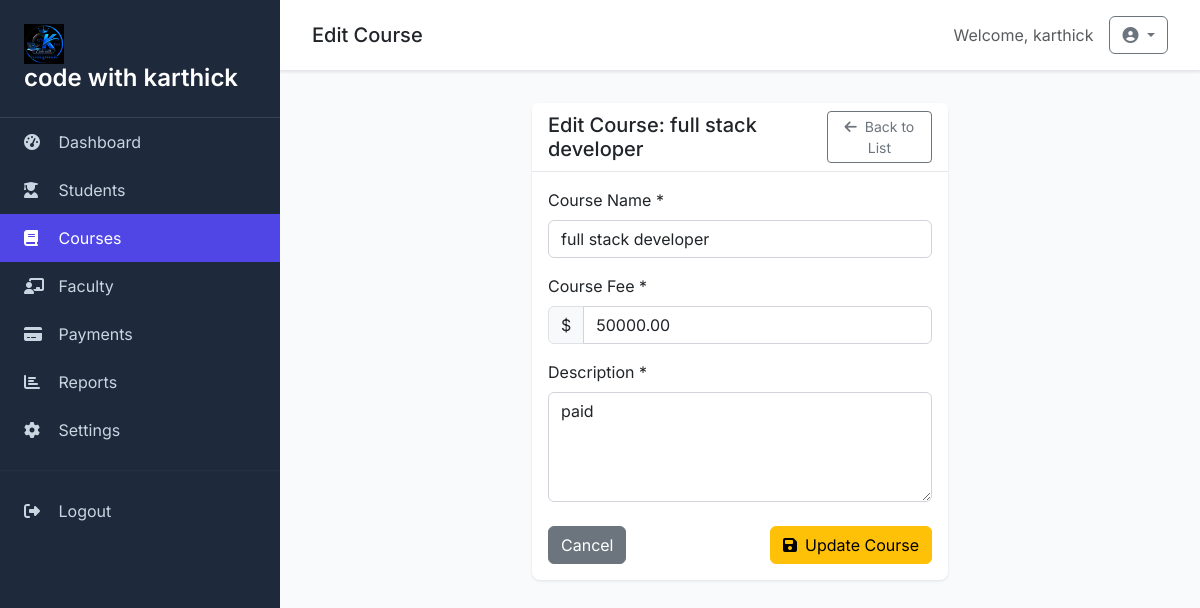
The app's page /courses/1/update/ (signed in) with its own data.
### myapp/models.py (models this page shows, shortened)
class SiteSetting(models.Model):
    site_name = models.CharField(max_length=200, default='Student Management System')
    logo = models.ImageField(upload_to='logos/', blank=True, null=True)
    footer_text = models.TextField(blank=True, null=True)
    created_at = models.DateTimeField(auto_now_add=True)
    updated_at = models.DateTimeField(auto_now=True)
    class Meta:
        verbose_name = 'Site Setting'
        verbose_name_plural = 'Site Settings'

class Course(models.Model):
    name = models.CharField(max_length=100)
    fee = models.DecimalField(max_digits=10, decimal_places=2)
    description = models.TextField()

### myapp/views.py (the view, shortened to what this page needs)
# urls.py: path('courses/<int:pk>/update/', views.course_update, name='course_update'),
@login_required
def course_update(request, pk):
    course = get_object_or_404(Course, pk=pk)
    settings = SiteSetting.objects.first()
    return render(request, "course/update.html", {
        "course": course,
        "settings": settings
    })

### templates/course/update.html (shortened to what this page needs)
{% extends 'base.html' %}
{% block page_title %}Edit Course{% endblock %}
{% block content %}
<div class="row">
    <div class="col-lg-6 mx-auto">
        <div class="card">
            <div class="card-header d-flex justify-content-between align-items-center">
                <h5 class="mb-0">Edit Course: {{ course.name }}</h5>
                <a href="{% url 'course_list' %}" class="btn btn-outline-secondary btn-sm">
                    <i class="fas fa-arrow-left me-2"></i>Back to List
                </a>
            </div>
            <div class="card-body">
                <form method="post">
                    <div class="mb-3">
                        <label for="name" class="form-label">Course Name *</label>
                        <input type="text" class="form-control" id="name" name="name"
                               value="{{ course.name }}" required>
                    </div>
                    <div class="mb-3">
                        <label for="fee" class="form-label">Course Fee *</label>
                        <div class="input-group">
                            <span class="input-group-text">$</span>
                            <input type="number" class="form-control" id="fee" name="fee" step="0.01"
                                   min="0" value="{{ course.fee }}" required>
                        </div>
                    </div>
                    <div class="mb-4">
                        <label for="description" class="form-label">Description *</label>
                        <textarea class="form-control" id="description" name="description" rows="4"
                                  required>{{ course.description }}</textarea>
                    </div>
                    <div class="d-flex justify-content-between">
                        <a href="{% url 'course_list' %}" class="btn btn-secondary">Cancel</a>
                        <button type="submit" class="btn btn-warning">
                            <i class="fas fa-save me-2"></i>Update Course
                        </button>
                    </div>
                </form>
            </div>
        </div>
    </div>
</div>
{% endblock %}

### templates/base.html (shortened to what this page needs)
<!DOCTYPE html>
{% load static %}
<html lang="en">
<head>
    <link href="https://cdn.jsdelivr.net/npm/bootstrap@5.3.0/dist/css/bootstrap.min.css" rel="stylesheet">
    <link href="https://cdnjs.cloudflare.com/ajax/libs/font-awesome/6.4.0/css/all.min.css" rel="stylesheet">
</head>
<body>
    <div class="sidebar">
        <div class="sidebar-brand">
            {% if settings.logo %}
                <img src="{{ settings.logo.url }}" alt="Logo" height="40" class="me-2">
            {% endif %}
            <h4>{{ settings.site_name|default:'SMS' }}</h4>
        </div>
        <nav class="nav flex-column">
            <a class="nav-link {% if request.resolver_match.url_name == 'dashboard' %}active{% endif %}" href="{% url 'dashboard' %}">
                <i class="fas fa-tachometer-alt"></i> Dashboard
            </a>
            <a class="nav-link {% if 'student' in request.resolver_match.url_name %}active{% endif %}" href="{% url 'student_list' %}">
                <i class="fas fa-user-graduate"></i> Students
            </a>
            <a class="nav-link {% if 'course' in request.resolver_match.url_name %}active{% endif %}" href="{% url 'course_list' %}">
                <i class="fas fa-book"></i> Courses
            </a>
            <a class="nav-link {% if 'faculty' in request.resolver_match.url_name %}active{% endif %}" href="{% url 'faculty_list' %}">
                <i class="fas fa-chalkboard-teacher"></i> Faculty
            </a>
            <a class="nav-link {% if 'payment' in request.resolver_match.url_name %}active{% endif %}" href="{% url 'payment_list' %}">
                <i class="fas fa-credit-card"></i> Payments
            </a>
            <a class="nav-link {% if request.resolver_match.url_name == 'reports' %}active{% endif %}" href="{% url 'reports' %}">
                <i class="fas fa-chart-bar"></i> Reports
            </a>
            <a class="nav-link {% if request.resolver_match.url_name == 'settings' %}active{% endif %}" href="{% url 'settings' %}">
                <i class="fas fa-cog"></i> Settings
            </a>
            <hr class="my-3" style="border-color: #374151;">
            <a class="nav-link" href="{% url 'logout' %}">
                <i class="fas fa-sign-out-alt"></i> Logout
            </a>
        </nav>
    </div>
    <div class="main-content">
        <div class="topbar d-flex justify-content-between align-items-center">
            <h5 class="mb-0">{% block page_title %}Dashboard{% endblock %}</h5>
            <div class="d-flex align-items-center">
                <span class="text-muted me-3">Welcome, {{ user.get_full_name|default:user.username }}</span>
                <div class="dropdown">
                    <button class="btn btn-outline-secondary dropdown-toggle" type="button" data-bs-toggle="dropdown">
                        <i class="fas fa-user-circle"></i>
                    </button>
                </div>
            </div>
        </div>
        {% block content %}{% endblock %}
    </div>
</body>
</html>

### templates/base.html (style rules this page uses)
:root { --primary-color: #4f46e5; --secondary-color: #6366f1; --success-color: #10b981; --danger-color: #ef4444; --warning-color: #f59e0b; --info-color: #3b82f6; --dark-color: #1f2937; --light-color: #f9fafb; --sidebar-bg: #1e293b; --sidebar-text: #cbd5e1; }
body { font-family: 'Inter', sans-serif; background-color: var(--light-color); }
.sidebar { background: var(--sidebar-bg); min-height: 100vh; position: fixed; top: 0; left: 0; width: 280px; z-index: 1000; transition: all 0.3s ease; }
.sidebar-brand { padding: 1.5rem; border-bottom: 1px solid #374151; }
.sidebar-brand h4 { color: white; margin: 0; font-weight: 600; }
.nav-link { color: var(--sidebar-text) !important; padding: 0.75rem 1.5rem; border-radius: 0; transition: all 0.3s ease; }
.nav-link:hover, .nav-link.active { background: var(--primary-color); color: white !important; }
.nav-link i { width: 20px; margin-right: 10px; }
.main-content { margin-left: 280px; padding: 2rem; }
.topbar { background: white; padding: 1rem 2rem; margin: -2rem -2rem 2rem -2rem; box-shadow: 0 1px 3px rgba(0,0,0,0.1); border-bottom: 1px solid #e5e7eb; }
.card { border: none; box-shadow: 0 1px 3px rgba(0,0,0,0.1); border-radius: 8px; }
.card-header { background: white; border-bottom: 1px solid #e5e7eb; font-weight: 600; }
.form-control, .form-select { border-radius: 6px; border: 1px solid #d1d5db; }

### records on screen
SiteSetting: logo (picture), site_name "code with karthick"
Course: name "full stack developer", fee "50000.00", description "paid"

### other values on screen
{{ user.get_full_name|default:user.username }} "karthick"
